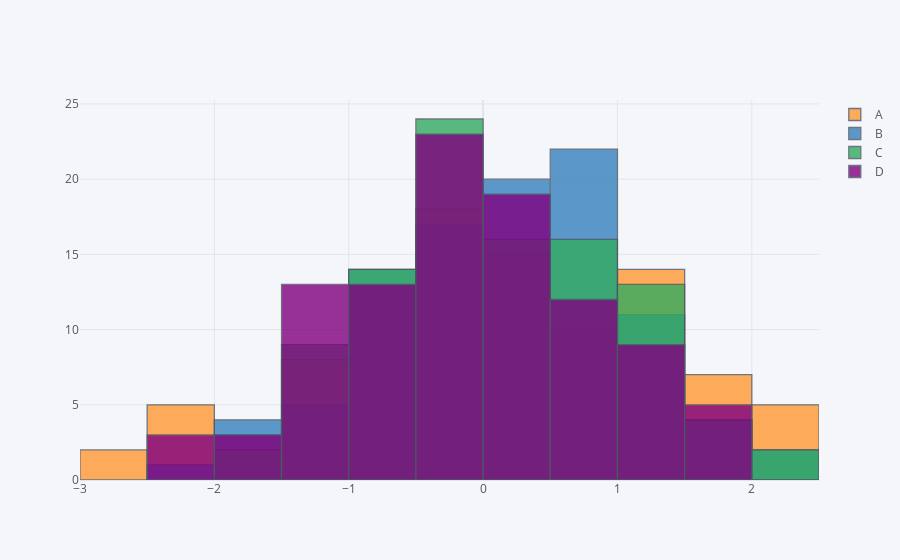

Source (notebook cell):
### Markdown cell above
`Histograma aninhado de todas as colunas (mesmo tipo de dados)`

### Code cell
df.iplot(kind='hist')
